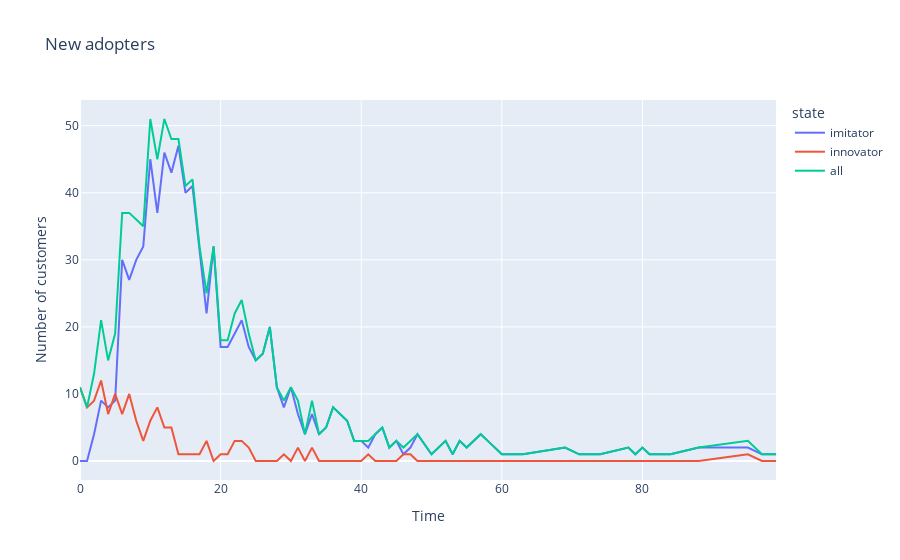

Source (notebook cell):
### Code cell
results = df.groupby(['t', 'state'])[['t']].count()
results.columns = ['value']
results = results['value'].unstack().fillna(0.0)
results['all'] = results['imitator'] + results['innovator']
fig = results.plot(title = 'New adopters')
fig.update_xaxes(title_text='Time')
fig.update_yaxes(title_text='Number of customers')
fig.show()

### Figure 1 — Plotly figure (JSON) as saved in the notebook; plotly's stock layout.template omitted (floating-point values rounded to 4 significant figures)
{"data": [{"hovertemplate": "state=imitator<br>t=%{x}<br>value=%{y}<extra></extra>", "legendgroup": "imitator", "line": {"color": "#636efa", "dash": "solid"}, "mode": "lines", "name": "imitator", "orientation": "v", "showlegend": true, "type": "scatter", "x": [0, 1, 2, 3, 4, 5, 6, 7, 8, 9, 10, 11, 12, 13, 14, 15, 16, 17, 18, 19, 20, 21, 22, 23, 24, 25, 26, 27, 28, 29, 30, 31, 32, 33, 34, 35, 36, 37, 38, 39, 40, 41, 42, 43, 44, 45, 46, 47, 48, 50, 52, 53, 54, 55, 57, 58, 59, 60, 61, 62, 63, 69, 71, 72, 74, 78, 79, 80, 81, 83, 84, 88, 95, 97, 98, 99], "xaxis": "x", "y": [0, 0, 4, 9, 8, 9, 30, 27, 30, 32, 45, 37, 46, 43, 47, 40, 41, 31, 22, 32, 17, 17, 19, 21, 17, 15, 16, 20, 11, 8, 11, 7, 4, 7, 4, 5, 8, 7, 6, 3, 3, 2, 4, 5, 2, 3, 1, 2, 4, 1, 3, 1, 3, 2, 4, 3, 2, 1, 1, 1, 1, 2, 1, 1, 1, 2, 1, 2, 1, 1, 1, 2, 2, 1, 1, 1], "yaxis": "y"}, {"hovertemplate": "state=innovator<br>t=%{x}<br>value=%{y}<extra></extra>", "legendgroup": "innovator", "line": {"color": "#EF553B", "dash": "solid"}, "mode": "lines", "name": "innovator", "orientation": "v", "showlegend": true, "type": "scatter", "x": [0, 1, 2, 3, 4, 5, 6, 7, 8, 9, 10, 11, 12, 13, 14, 15, 16, 17, 18, 19, 20, 21, 22, 23, 24, 25, 26, 27, 28, 29, 30, 31, 32, 33, 34, 35, 36, 37, 38, 39, 40, 41, 42, 43, 44, 45, 46, 47, 48, 50, 52, 53, 54, 55, 57, 58, 59, 60, 61, 62, 63, 69, 71, 72, 74, 78, 79, 80, 81, 83, 84, 88, 95, 97, 98, 99], "xaxis": "x", "y": [11, 8, 9, 12, 7, 10, 7, 10, 6, 3, 6, 8, 5, 5, 1, 1, 1, 1, 3, 0, 1, 1, 3, 3, 2, 0, 0, 0, 0, 1, 0, 2, 0, 2, 0, 0, 0, 0, 0, 0, 0, 1, 0, 0, 0, 0, 1, 1, 0, 0, 0, 0, 0, 0, 0, 0, 0, 0, 0, 0, 0, 0, 0, 0, 0, 0, 0, 0, 0, 0, 0, 0, 1, 0, 0, 0], "yaxis": "y"}, {"hovertemplate": "state=all<br>t=%{x}<br>value=%{y}<extra></extra>", "legendgroup": "all", "line": {"color": "#00cc96", "dash": "solid"}, "mode": "lines", "name": "all", "orientation": "v", "showlegend": true, "type": "scatter", "x": [0, 1, 2, 3, 4, 5, 6, 7, 8, 9, 10, 11, 12, 13, 14, 15, 16, 17, 18, 19, 20, 21, 22, 23, 24, 25, 26, 27, 28, 29, 30, 31, 32, 33, 34, 35, 36, 37, 38, 39, 40, 41, 42, 43, 44, 45, 46, 47, 48, 50, 52, 53, 54, 55, 57, 58, 59, 60, 61, 62, 63, 69, 71, 72, 74, 78, 79, 80, 81, 83, 84, 88, 95, 97, 98, 99], "xaxis": "x", "y": [11, 8, 13, 21, 15, 19, 37, 37, 36, 35, 51, 45, 51, 48, 48, 41, 42, 32, 25, 32, 18, 18, 22, 24, 19, 15, 16, 20, 11, 9, 11, 9, 4, 9, 4, 5, 8, 7, 6, 3, 3, 3, 4, 5, 2, 3, 2, 3, 4, 1, 3, 1, 3, 2, 4, 3, 2, 1, 1, 1, 1, 2, 1, 1, 1, 2, 1, 2, 1, 1, 1, 2, 3, 1, 1, 1], "yaxis": "y"}], "layout": {"legend": {"title": {"text": "state"}, "tracegroupgap": 0}, "title": {"text": "New adopters"}, "xaxis": {"anchor": "y", "domain": [0, 1], "title": {"text": "Time"}}, "yaxis": {"anchor": "x", "domain": [0, 1], "title": {"text": "Number of customers"}}}}
